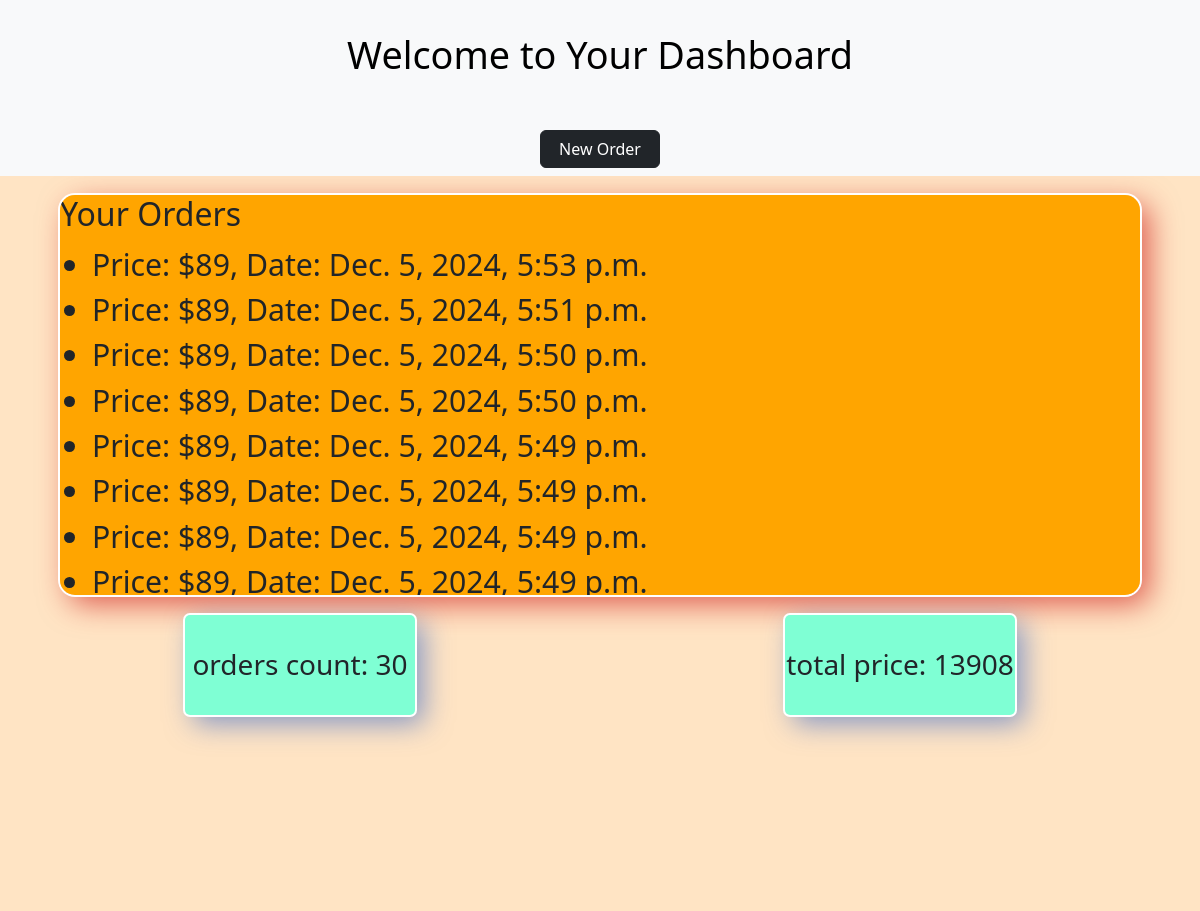
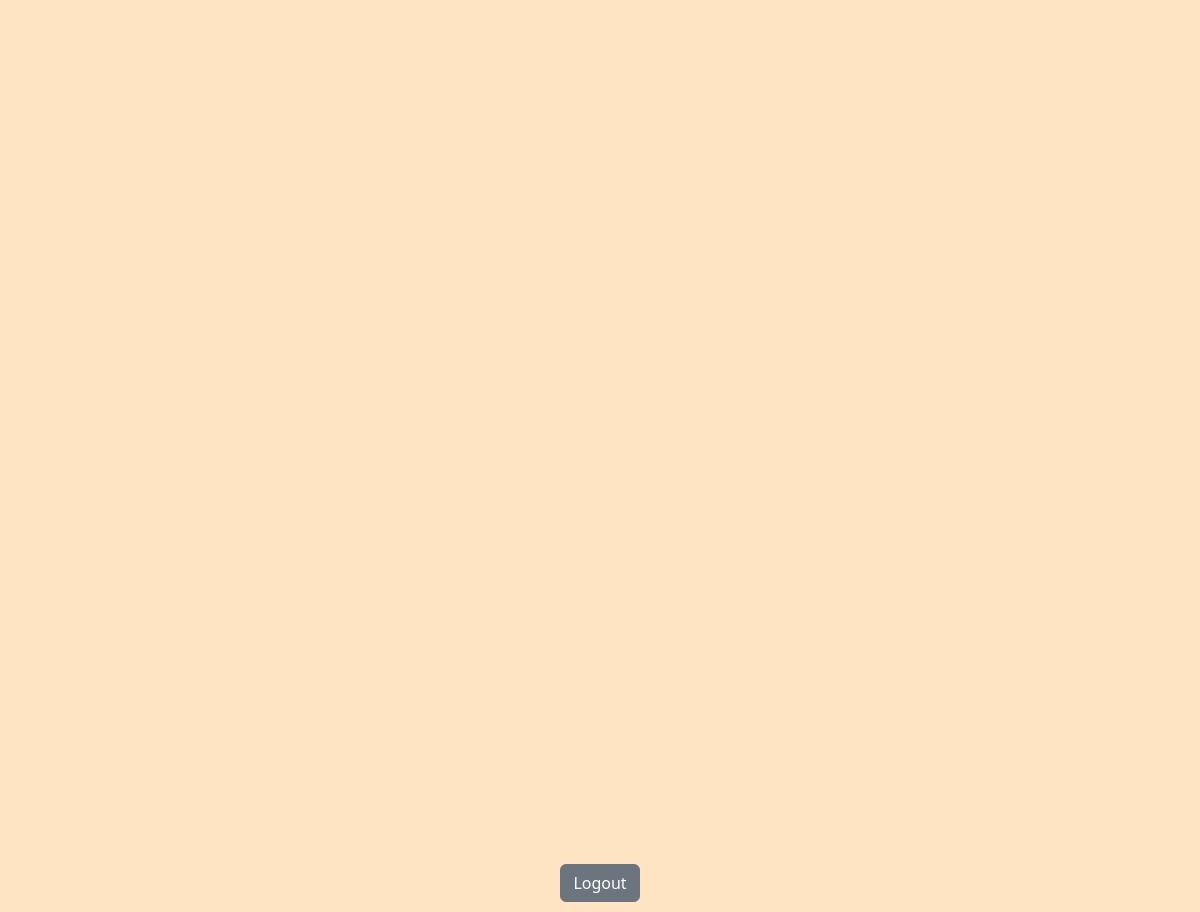
The app's page /dashboard/ (signed in) with its own data (2 pictures, top to bottom).
### main/models.py (models this page shows, shortened)
class Order(models.Model):
    price = models.IntegerField()
    date = models.DateTimeField(auto_now_add=True)
    user = models.ForeignKey(User, on_delete=models.CASCADE)
    name = models.CharField(max_length=20, default='no name')

### main/views.py (the view)
# urls.py: path('dashboard/', DashboardView.as_view(), name='dashboard'),
@method_decorator(login_required, name='dispatch')
class DashboardView(View):
    def get(self, request):
        user = request.user
        orders = Order.objects.filter(user=user).order_by('-date')
        orders_count = Order.objects.filter(user=user).count()
        total_price =sum(order.price for order in orders)
        return render(request, 'main/dashboard.html', {'orders': orders, 'orders_count': orders_count, 'total_price': total_price})

### main/templates/main/dashboard.html (shortened to what this page needs)
<!DOCTYPE html>
<html lang="en">
    <head>
        <link href="https://cdn.jsdelivr.net/npm/bootstrap@5.3.3/dist/css/bootstrap.min.css" rel="stylesheet">
    </head>
    <body style="background-color: bisque;">
        <nav class="navbar bg-body-tertiary">
            <div class="container-fluid d-flex justify-content-center">
              <span class="navbar-brand mb-5 h1">Welcome to Your Dashboard</span>
            </div>
            <a href="{% url 'create_order' %}" class="btn btn-dark", style="width: 10%; margin-left: 45%;">New Order</a>
        </nav>
        <div class="order-container">
            {% if orders %}
                <h2>Your Orders</h2>
                <ul>
                {% for order in orders %}
                    <li>Price: ${{ order.price }}, Date: {{ order.date }}</li>
                {% endfor %}
                </ul>
            {% else %}
                <p>You have no orders yet!</p>
            {% endif %}
        </div>
        <div class="d-flex">
            <div class="container">
                <h3>orders count: {{orders_count}}</h3>
            </div>
            <div class="container">
                <h3>total price: {{total_price}}</h3>
            </div>
        </div>
        <footer class="footer">
            <div>
                <a class="btn btn-secondary" href="{% url 'logout' %}">Logout</a>
            </div>
        </footer>
    </body>
</html>

### main/templates/main/dashboard.html (style rules this page uses)
.navbar-brand { font-size: 1cm; margin: 0.5cm; }
.order-container { background-color: orange; margin: 20px auto; width: 90%; height: 400px; margin-top: 0.5cm; font-size: 0.8cm; border-radius: 15px; box-shadow: 0 0 0 2px white, 0.3em 0.3em 1em rgb(200 0 0 / 60%); overflow-y: auto; }
.container h3 { background-color: aquamarine; box-shadow: 0 0 0 2px white, 0.3em 0.3em 1em rgb(50 100 200 / 60%); border-radius: 5px; width: 40%; height: 100px; display: flex; justify-content: center; align-items: center; }
.footer { text-align: center; position: fixed; bottom: 0; width: 100%; padding: 10px; }
.container { display: flex; justify-content: center; align-items: center; }

### records on screen
Order: price "89", date "Dec. 5, 2024, 5:53 p.m."
Order: price "89", date "Dec. 5, 2024, 5:51 p.m."
Order: price "89", date "Dec. 5, 2024, 5:50 p.m."
Order: price "89", date "Dec. 5, 2024, 5:50 p.m."
Order: price "89", date "Dec. 5, 2024, 5:49 p.m."
Order: price "89", date "Dec. 5, 2024, 5:49 p.m."
Order: price "89", date "Dec. 5, 2024, 5:49 p.m."
Order: price "89", date "Dec. 5, 2024, 5:49 p.m."

### other values on screen
{{ orders_count }} "30"
{{ total_price }} "13908"
